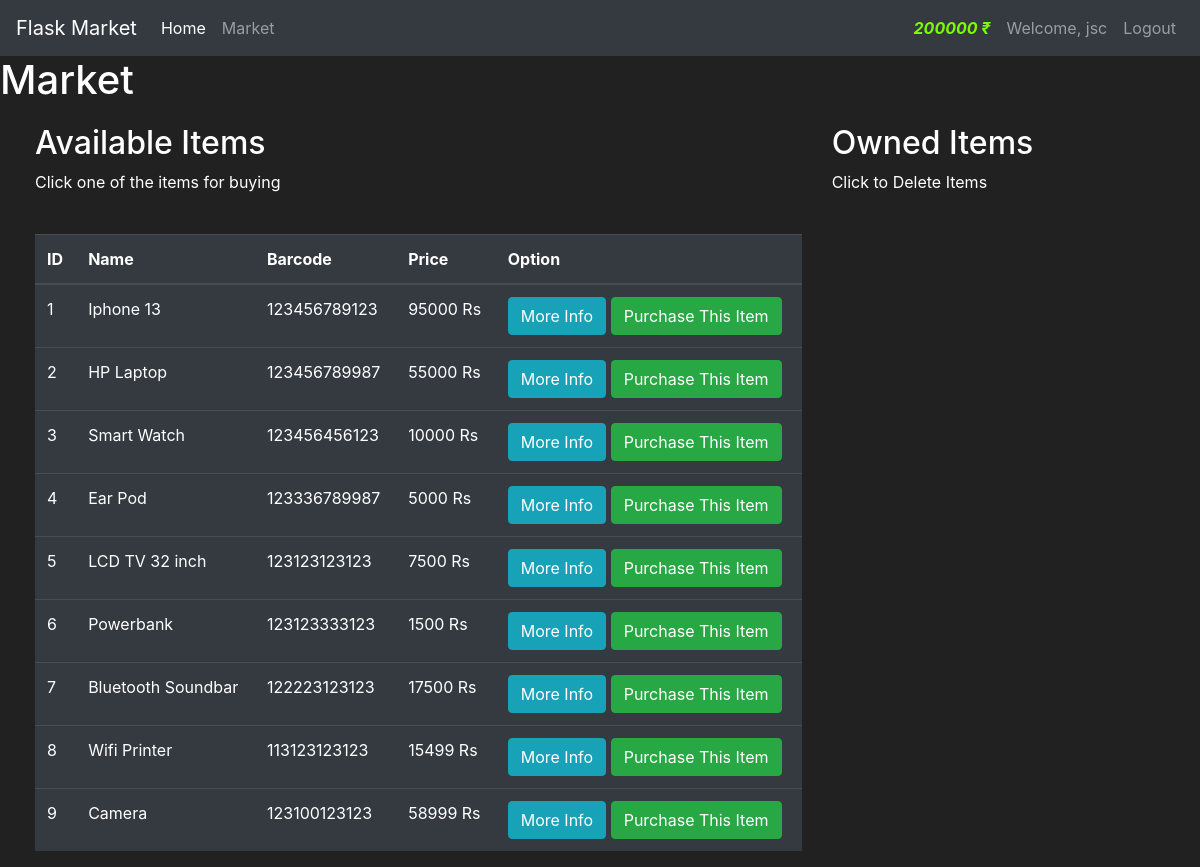
The app's page /market (signed in) with its own data.
### market/module.py (models this page shows, shortened)
class User(db.Model,UserMixin):
    id = db.Column(db.Integer(), primary_key = True)
    username = db.Column(db.String(length=30), nullable = False, unique = True)
    email_address = db.Column(db.String(length=50), nullable = False, unique = True)
    password_hash = db.Column(db.String(length=60), nullable = False) #hash converted into 60 ch
    budget = db.Column(db.Integer(), default = 200000, nullable = False)
    items = db.relationship('Item', backref = 'owned_user', lazy = True)
    @property
    def password(self):
        return self.password

class Item(db.Model):
    id = db.Column(db.Integer(), primary_key = True)
    name = db.Column(db.String(length=30), nullable = False, unique = True)
    price = db.Column(db.Integer(), nullable = False)
    barcode = db.Column(db.String(length = 12), nullable = False, unique=True)
    description = db.Column(db.String(length=1024), nullable=False, unique=True)
    owner = db.Column(db.Integer(), db.ForeignKey('user.id'))

### market/routes.py (the view, shortened to what this page needs)
@app.route('/market', methods=['GET','POST'])
@login_required
def market():
    Purchased_form = PurchaseItemForm()
    Selling_form = SellIemForm()
    if request.method == 'GET':
        items =  Item.query.filter_by(owner = None)
        owned_items = Item.query.filter_by(owner = current_user.id)
        return render_template('market.html', Selling_form=Selling_form, items = items, Purchased_form=Purchased_form, owned_items=owned_items)

### market/module.py (called while the page is built)
@login_manager.user_loader
def load_user(user_id):
    return User.query.get(int(user_id))

### market/templates/market.html (shortened to what this page needs)
{% extends 'base.html' %}
{%  block body %}
<h1>Market</h1>
<div class="row" style="margin-top:20px; margin-left:20px">
  <div class="col-8">
    <h2>Available Items</h2>
    <p>Click one of the items for buying</p>
    <br>
    <table class="table table-hover table-dark">
      <thead>
        <tr>
          <th scope="col">ID</th>
          <th scope="col">Name</th>
          <th scope="col">Barcode</th>
          <th scope="col">Price</th>
          <th scope="col">Option</th>
        </tr>
      </thead>
      <tbody>
      {% for item in items %}
        <tr>
          <td>{{ item.id}}</td>
          <td>{{ item.name }}</td>
          <td>{{ item.barcode}}</td>
          <td>{{ item.price }} Rs</td>
          <td>
              <button class = "btn btn-outline btn-info" data-toggle="modal" data-target="#Modal-MoreInfo-{{ item.id }}">More Info</button>
              <button class = "btn btn-outline btn-success" data-toggle="modal" data-target="#Modal-PurchaseConfirm-{{ item.id }}">Purchase This Item</button>
          </td>
        </tr>
      {% endfor %}
      </tbody>
    </table>
  </div>
  <div class="col-4">
    <h2>Owned Items</h2>
    <p>Click to Delete Items</p>
    <br>
  </div>
</div>
{%  endblock %}

### market/templates/base.html (shortened to what this page needs)
<!doctype html>
<html lang="en">
  <head>
    <link rel="stylesheet" href="https://cdn.jsdelivr.net/npm/bootstrap@4.5.3/dist/css/bootstrap.min.css">
  </head>
  <body>
    <nav class="navbar navbar-expand-md navbar-dark bg-dark">
      <a class="navbar-brand" href="#">Flask Market</a>
      <div class="collapse navbar-collapse" id="navbarNav">
        <ul class="navbar-nav mr-auto">
            <li class="nav-item active">
                <a class="nav-link" href="{{ url_for('home') }}">Home <span class="sr-only">(current)</span></a>
            </li>
            <li class="nav-item">
                <a class="nav-link" href="{{ url_for('market') }}">Market</a>
            </li>
        </ul>
        {% if current_user.is_authenticated %}
          <ul class="navbar-nav">
            <li class="nav-item">
              <a class="nav-link" style="color: lawngreen; font-weight: bold">
                <i class="fas fa-coins" style='color:lawngreen'>{{ current_user.budget }} &#8377  </i>
              </a>
          </li>
            <li class="nav-item">
                <a class="nav-link" >Welcome, {{ current_user.username }}</a>
            </li>
            <li class="nav-item">
                <a class="nav-link" href="{{url_for('logout')}}">Logout</a>
            </li>
        </ul>
        {% endif %}
      </div>
    </nav>
    {%  block body %}
    {%  endblock %}
  </body>
</html>

### market/templates/base.html (style rules this page uses)
body { background-color: #212121; color: white }

### records on screen
User: budget "200000", username "jsc"
Item: id "1", name "Iphone 13", barcode "123456789123", price "95000"
Item: id "2", name "HP Laptop", barcode "123456789987", price "55000"
Item: id "3", name "Smart Watch", barcode "123456456123", price "10000"
Item: id "4", name "Ear Pod", barcode "123336789987", price "5000"
Item: id "5", name "LCD TV 32 inch", barcode "123123123123", price "7500"
Item: id "6", name "Powerbank", barcode "123123333123", price "1500"
Item: id "7", name "Bluetooth Soundbar", barcode "122223123123", price "17500"
Item: id "8", name "Wifi Printer", barcode "113123123123", price "15499"
Item: id "9", name "Camera", barcode "123100123123", price "58999"
